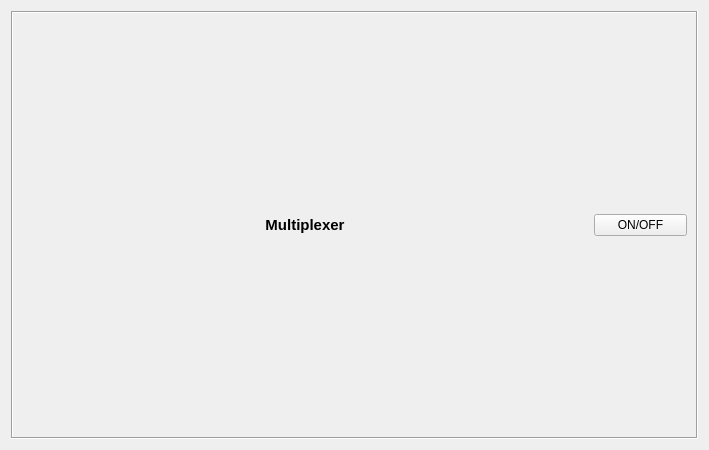
<?xml version="1.0" encoding="UTF-8"?>
<ui version="4.0">
    <class>Form</class>
    <widget class="QWidget" name="Form">
        <property name="geometry">
            <rect>
                <x>0</x>
                <y>0</y>
                <width>709</width>
                <height>450</height>
            </rect>
        </property>
        <property name="maximumSize">
            <size>
                <width>769</width>
                <height>1000</height>
            </size>
        </property>
        <property name="windowTitle">
            <string>Form</string>
        </property>
        <layout class="QVBoxLayout" name="verticalLayout">
            <item>
                <widget class="QFrame" name="frame">
                    <property name="frameShape">
                        <enum>QFrame::Box</enum>
                    </property>
                    <property name="frameShadow">
                        <enum>QFrame::Sunken</enum>
                    </property>
                    <layout class="QGridLayout" name="gridLayout" rowstretch="1,0" columnstretch="10,0,0">
                        <item row="0" column="0" colspan="2">
                            <widget class="QLabel" name="label_widget">
                                <property name="sizePolicy">
                                    <sizepolicy hsizetype="Preferred" vsizetype="Fixed">
                                        <horstretch>0</horstretch>
                                        <verstretch>0</verstretch>
                                    </sizepolicy>
                                </property>
                                <property name="font">
                                    <font>
                                        <pointsize>11</pointsize>
                                        <weight>75</weight>
                                        <bold>true</bold>
                                    </font>
                                </property>
                                <property name="text">
                                    <string>Multiplexer</string>
                                </property>
                                <property name="alignment">
                                    <set>Qt::AlignCenter</set>
                                </property>
                            </widget>
                        </item>
                        <item row="0" column="2">
                            <widget class="QPushButton" name="pushButton">
                                <property name="sizePolicy">
                                    <sizepolicy hsizetype="Fixed" vsizetype="Fixed">
                                        <horstretch>0</horstretch>
                                        <verstretch>0</verstretch>
                                    </sizepolicy>
                                </property>
                                <property name="minimumSize">
                                    <size>
                                        <width>93</width>
                                        <height>0</height>
                                    </size>
                                </property>
                                <property name="maximumSize">
                                    <size>
                                        <width>93</width>
                                        <height>16777215</height>
                                    </size>
                                </property>
                                <property name="text">
                                    <string>ON/OFF</string>
                                </property>
                                <property name="checkable">
                                    <bool>true</bool>
                                </property>
                            </widget>
                        </item>
                        <item row="1" column="0" colspan="3">
                            <layout class="QGridLayout" name="grid">
                                <property name="leftMargin">
                                    <number>0</number>
                                </property>
                                <property name="spacing">
                                    <number>0</number>
                                </property>
                            </layout>
                        </item>
                    </layout>
                </widget>
            </item>
        </layout>
    </widget>
    <resources/>
    <connections/>
</ui>
